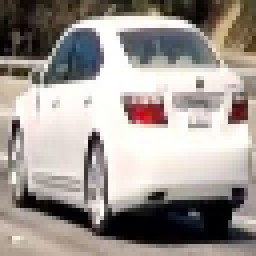
#> input picture data/vehicles/image0.jpg, 64 x 64 px, found by its file name (shown 4 times larger)
$ jupyter execute --allow-errors P5_Vehicle_Detection.ipynb   (shell and % lines are left out)   (older library calls are emulated)
#> lines starting #> are read from the running program, lines starting #| are printed output that depends on the picture
[cell 1]
#import all the required python packages
import matplotlib.image as mpimg
import matplotlib.pyplot as plt
import numpy as np
import cv2
import glob
import time
from sklearn.svm import LinearSVC
from sklearn.preprocessing import StandardScaler
from skimage.feature import hog
from sklearn.model_selection import train_test_split
from sklearn.model_selection import GridSearchCV
from scipy.ndimage.measurements import label
import collections

[cell 2]
# Define a function to return HOG features and visualization
def get_hog_features(img, orient, pix_per_cell, cell_per_block,
                        vis=False, feature_vec=True):
    # Call with two outputs if vis==True
    if vis == True:
        features, hog_image = hog(img, orientations=orient,
                                  pixels_per_cell=(pix_per_cell, pix_per_cell),
                                  cells_per_block=(cell_per_block, cell_per_block),
                                  transform_sqrt=False,
                                  visualise=vis, feature_vector=feature_vec)
        return features, hog_image
    # Otherwise call with one output
    else:
        features = hog(img, orientations=orient,
                       pixels_per_cell=(pix_per_cell, pix_per_cell),
                       cells_per_block=(cell_per_block, cell_per_block),
                       transform_sqrt=False,
                       visualise=vis, feature_vector=feature_vec)
        return features

# [15 lines left out: functions bin_spatial, color_hist, not called in this run]

# Define a function to extract features from a list of images
# Have this function call bin_spatial() and color_hist()
def extract_features(imgs, color_space='RGB', spatial_size=(32, 32),
                        hist_bins=32, orient=9,
                        pix_per_cell=8, cell_per_block=2, hog_channel=0,
                        spatial_feat=True, hist_feat=True, hog_feat=True):
    # Create a list to append feature vectors to
    features = []
    # Iterate through the list of images
    for file in imgs:
        file_features = []
        # Read in each one by one
        image = cv2.imread(file)
        #image = cv2.cvtColor(image,cv2.COLOR_BGR2RGB)
        # apply color conversion if other than 'RGB'
        if color_space != 'RGB':
            if color_space == 'HSV':
                feature_image = cv2.cvtColor(image, cv2.COLOR_RGB2HSV)
            elif color_space == 'LUV':
                feature_image = cv2.cvtColor(image, cv2.COLOR_RGB2LUV)
            elif color_space == 'HLS':
                feature_image = cv2.cvtColor(image, cv2.COLOR_RGB2HLS)
            elif color_space == 'YUV':
                feature_image = cv2.cvtColor(image, cv2.COLOR_RGB2YUV)
            elif color_space == 'YCrCb':
                feature_image = cv2.cvtColor(image, cv2.COLOR_RGB2YCrCb)
        else: feature_image = np.copy(image)

        if spatial_feat == True:
            spatial_features = bin_spatial(feature_image, size=spatial_size)
            file_features.append(spatial_features)
        if hist_feat == True:
            # Apply color_hist()
            hist_features = color_hist(feature_image, nbins=hist_bins)
            file_features.append(hist_features)
        if hog_feat == True:
        # Call get_hog_features() with vis=False, feature_vec=True
            if hog_channel == 'ALL':
                hog_features = []
                for channel in range(feature_image.shape[2]):
                    hog_features.append(get_hog_features(feature_image[:,:,channel],
                                        orient, pix_per_cell, cell_per_block,
                                        vis=False, feature_vec=True))
                hog_features = np.ravel(hog_features)
            else:
                hog_features = get_hog_features(feature_image[:,:,hog_channel], orient,
                            pix_per_cell, cell_per_block, vis=False, feature_vec=True)
            # Append the new feature vector to the features list
            file_features.append(hog_features)
        features.append(np.concatenate(file_features))
    # Return list of feature vectors
    return features

[cell 3]
# Read in car and non-car images
cars = []
notcars = []

notcars = glob.glob('./data/non-vehicles/Extras/*.PNG') + glob.glob('./data/non-vehicles/GTI/*.PNG') \
            + glob.glob("./data/non-vehicles/Project_Video/*.jpg")

cars = glob.glob('./data/vehicles/GTI_Far/*.PNG') + glob.glob('./data/vehicles/GTI_Left/*.PNG')+ \
        glob.glob('./data/vehicles/GTI_MiddleClose/*.PNG')+ glob.glob('./data/vehicles/GTI_Right/*.PNG') + \
         glob.glob('./data/vehicles/KITTI_extracted/*.PNG')+ glob.glob("./data/vehicles/Project_Video/*.jpg")

print(len(notcars))
print(len(cars))

[cell 4]
color_space = 'YCrCb' # Can be RGB, HSV, LUV, HLS, YUV, YCrCb
orient = 16  # HOG orientations
pix_per_cell = 8 # HOG pixels per cell
cell_per_block = 8 # HOG cells per block
hog_channel = "ALL" # Can be 0, 1, 2, or "ALL"
spatial_size = (32, 32) # Spatial binning dimensions
hist_bins = 32    # Number of histogram bins
spatial_feat = True # Spatial features on or off
hist_feat = True # Histogram features on or off
hog_feat = True # HOG features on or off


car_features = extract_features(cars, color_space=color_space,
                        spatial_size=spatial_size, hist_bins=hist_bins,
                        orient=orient, pix_per_cell=pix_per_cell,
                        cell_per_block=cell_per_block,
                        hog_channel=hog_channel, spatial_feat=spatial_feat,
                        hist_feat=hist_feat, hog_feat=hog_feat)
notcar_features = extract_features(notcars, color_space=color_space,
                        spatial_size=spatial_size, hist_bins=hist_bins,
                        orient=orient, pix_per_cell=pix_per_cell,
                        cell_per_block=cell_per_block,
                        hog_channel=hog_channel, spatial_feat=spatial_feat,
                        hist_feat=hist_feat, hog_feat=hog_feat)

X = np.vstack((car_features, notcar_features,car_features)).astype(np.float64)
# Fit a per-column scaler
#> (the rest of this cell did not finish here and is left out)

[cell 5]
# Split up data into randomized training and test sets
rand_state = np.random.randint(0, 100)
parameters = {'C':[1, 10]}
#> (the rest of this cell did not finish here and is left out)

#> (a cell that did not finish here is left out)

[cell 7]
# Define a function to extract features from a single image window
# This function is very similar to extract_features()
# just for a single image rather than list of images
# [134 lines left out: functions single_img_features, search_windows, slide_window, draw_boxes, not called in this run]

[cell 8]
# [33 lines left out: functions add_heat, apply_threshold, draw_labeled_bboxes, not called in this run]

[cell 9]

image = mpimg.imread("./data/vehicles/Project_Video/image0.jpg")
#> image is the input picture: shape (64, 64, 4) float32; mean R, G, B, A 0.623, 0.594, 0.573, 1
feature_image = cv2.cvtColor(image, cv2.COLOR_RGB2YCrCb)
#> feature_image: shape (64, 64, 3) float32; mean of channels 0, 1, 2 0.6, 0.516, 0.485
hog_features, hog_image = get_hog_features(feature_image[:,:,0], orient,
                        pix_per_cell, cell_per_block, vis=True, feature_vec=True)
#> in get_hog_features, `features, hog_image = hog(img, orientations=orient, pixels_per_cell=(p..`: features = 1024 values, max 0.189 at index 71, min 0 at index 46, mean 0.0166
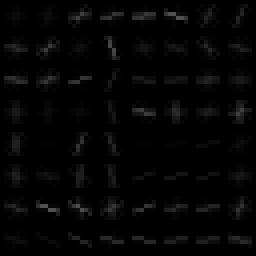
#> hog_image: shape (64, 64) float32 (shown 4 times larger); min 0, max 0.328, mean 0.0186
#> hog_features has the same summary as features in get_hog_features
cnt =0
f, ax = plt.subplots(4, 2,figsize=(10,20))
ax[cnt,0].imshow(image)
ax[cnt,0].set_title('Car Original Image', fontsize=15)
ax[cnt,1].imshow(hog_image,"gray")
ax[cnt,1].set_title('Car Hog Image', fontsize=15)


image = mpimg.imread("./data/vehicles/Project_Video/image1.jpg")
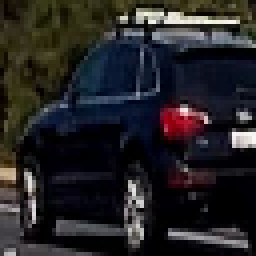
#> input picture data/vehicles/image1.jpg, 64 x 64 px, found by its file name (shown 4 times larger)
#> image is the input picture: shape (64, 64, 4) float32; mean R, G, B, A 0.144, 0.138, 0.145, 1
feature_image = cv2.cvtColor(image, cv2.COLOR_RGB2YCrCb)
#> feature_image: shape (64, 64, 3) float32; mean of channels 0, 1, 2 0.14, 0.503, 0.503
hog_features, hog_image = get_hog_features(feature_image[:,:,0], orient,
                        pix_per_cell, cell_per_block, vis=True, feature_vec=True)
#> call 2 of get_hog_features, with orient = 16, pix_per_cell = 8, cell_per_block = 8, vis = True, feature_vec = True
#> in get_hog_features (call 2), `features, hog_image = hog(img, orientations=orient, pixels_per_cell=(p..`: features = 1024 values, max 0.21 at index 87, min 0 at index 19, mean 0.0165
#> in get_hog_features (call 2), `features, hog_image = hog(img, orientations=orient, pixels_per_cell=(p..`:
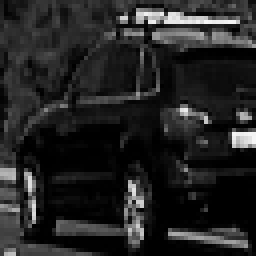
#> img: shape (64, 64) float32 (shown 4 times larger); min 0, max 0.968, mean 0.14
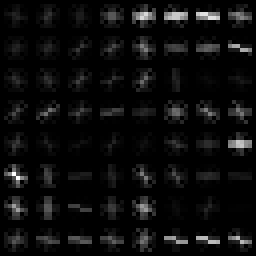
#> hog_image: shape (64, 64) float32 (shown 4 times larger); min 0, max 0.281, mean 0.0139; drawn with min black and max white
#> hog_features has the same summary as features in get_hog_features
cnt+=1
ax[cnt,0].imshow(image)
ax[cnt,0].set_title('Car Original Image', fontsize=15)
ax[cnt,1].imshow(hog_image,"gray")
ax[cnt,1].set_title('Car Hog Image', fontsize=15)

image = mpimg.imread("./data/non-vehicles/Project_Video/extra3.jpg")
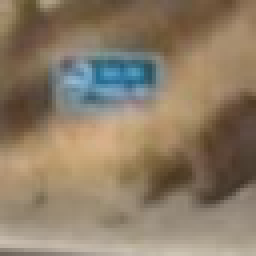
#> input picture data/non-vehicles/extra3.jpg, 64 x 64 px, found by its file name (shown 4 times larger)
#> image is the input picture: shape (64, 64, 4) float32; mean R, G, B, A 0.551, 0.487, 0.403, 1
feature_image = cv2.cvtColor(image, cv2.COLOR_RGB2YCrCb)
#> feature_image: shape (64, 64, 3) float32; mean of channels 0, 1, 2 0.497, 0.538, 0.447
hog_features, hog_image = get_hog_features(feature_image[:,:,0], orient,
                        pix_per_cell, cell_per_block, vis=True, feature_vec=True)
#> call 3 of get_hog_features, with orient = 16, pix_per_cell = 8, cell_per_block = 8, vis = True, feature_vec = True
#> in get_hog_features (call 3), `features, hog_image = hog(img, orientations=orient, pixels_per_cell=(p..`: features = 1024 values, max 0.211 at index 904, min 0 at index 5, mean 0.0182
#> in get_hog_features (call 3), `features, hog_image = hog(img, orientations=orient, pixels_per_cell=(p..`:
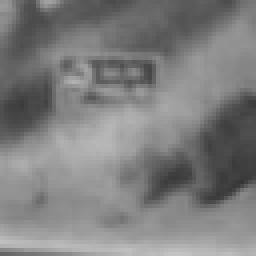
#> img: shape (64, 64) float32 (shown 4 times larger); min 0.213, max 0.768, mean 0.497
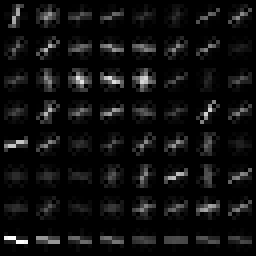
#> hog_image: shape (64, 64) float32 (shown 4 times larger); min 0, max 0.0842, mean 0.00505; drawn with min black and max white
#> hog_features has the same summary as features in get_hog_features
cnt+=1
ax[cnt,0].imshow(image)
ax[cnt,0].set_title('Non Car Original Image', fontsize=15)
ax[cnt,1].imshow(hog_image,"gray")
ax[cnt,1].set_title('Non Car Hog Image', fontsize=15)

image = mpimg.imread("./data/non-vehicles/Project_Video/extra17_mod.jpg")
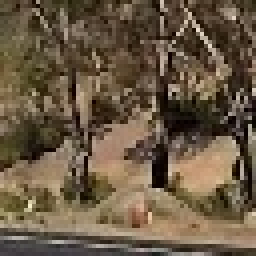
#> input picture data/non-vehicles/Extra17_mod.jpg, 64 x 64 px, found by its file name (shown 4 times larger)
#> image is the input picture: shape (64, 64, 3); mean R, G, B 105.9, 89.2, 68
feature_image = cv2.cvtColor(image, cv2.COLOR_RGB2YCrCb)
#> feature_image: shape (64, 64, 3); mean of channels 0, 1, 2 91.8, 138.1, 114.6
hog_features, hog_image = get_hog_features(feature_image[:,:,0], orient,
                        pix_per_cell, cell_per_block, vis=True, feature_vec=True)
#> call 4 of get_hog_features, with orient = 16, pix_per_cell = 8, cell_per_block = 8, vis = True, feature_vec = True
#> in get_hog_features (call 4), `features, hog_image = hog(img, orientations=orient, pixels_per_cell=(p..`: features = 1024 values, max 0.144 at index 904, min 0 at index 9, mean 0.023
#> in get_hog_features (call 4), `features, hog_image = hog(img, orientations=orient, pixels_per_cell=(p..`:
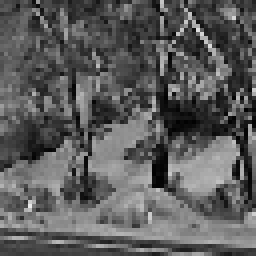
#> img: shape (64, 64) (shown 4 times larger); min 2, max 233, mean 91.8
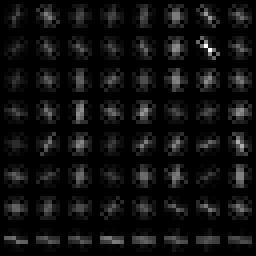
#> hog_image: shape (64, 64) float64 (shown 4 times larger); min 0, max 77.61, mean 4.9; drawn with min black and max white
#> hog_features has the same summary as features in get_hog_features
cnt+=1
ax[cnt,0].imshow(image)
ax[cnt,0].set_title('Non Car Original Image', fontsize=15)
ax[cnt,1].imshow(hog_image,"gray")
ax[cnt,1].set_title('Non Car Hog Image', fontsize=15)
# Save the full figure...
f.savefig("./output_images/hog_images.jpg")
